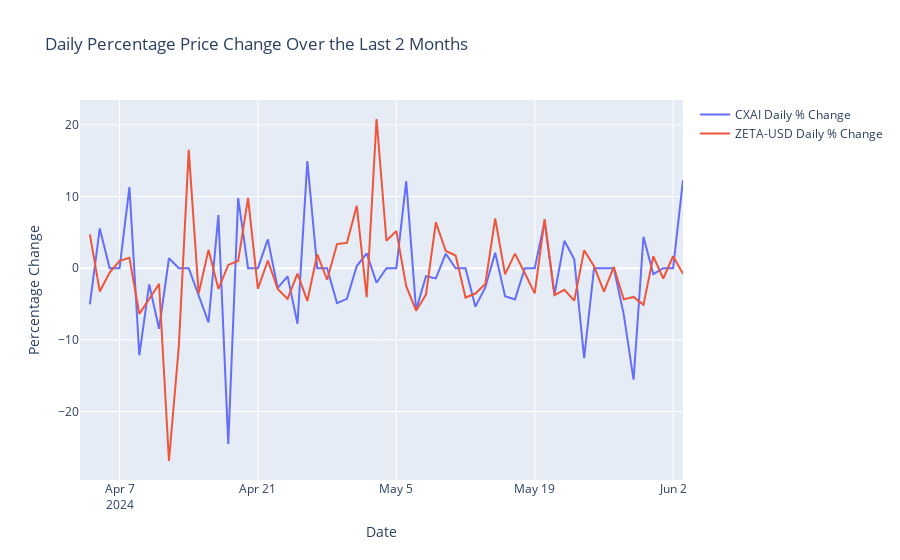

Notebook source saved alongside this figure:
### Markdown cell above
# Scoring Combinations

We now have a list of approximately 450 entries of stock pairs.

The **score** is calculated as the absolute value of the aggregated percentage price change difference between the two stocks each day. This method allows us to identify the pairs with the highest potential gains. Let's test one of these pairs using our previous simulation framework.

In this example, we trade `CXAI` and `ZETA-USD`.

### Code cell
%run scripts/daily_change_top.py
